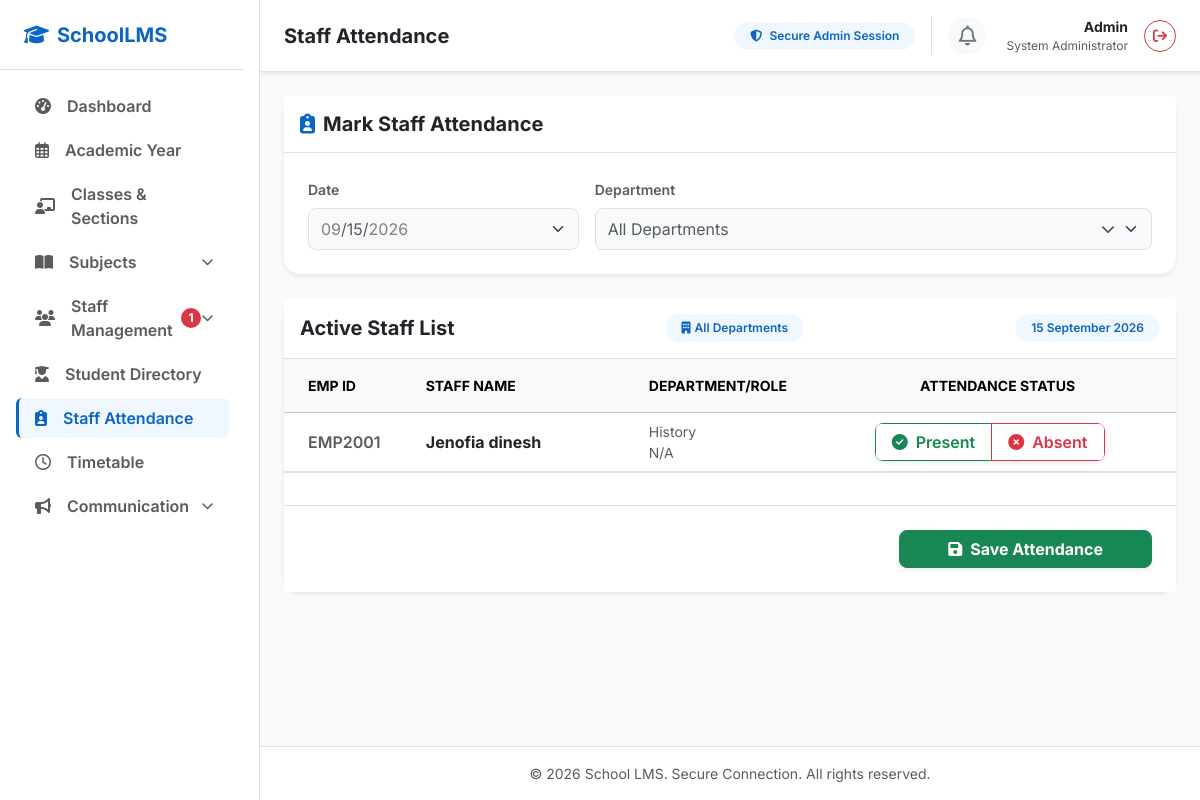
The page /staff-attendance (signed in) on the database its author committed.
### app.py (models this page shows, shortened)
class Staff(db.Model):
    __tablename__ = 'staff'
    staff_id = db.Column(db.Integer, primary_key=True)
    employee_id = db.Column(db.String(50), unique=True, nullable=False)
    first_name = db.Column(db.String(100), nullable=False)
    last_name = db.Column(db.String(100), nullable=True)
    gender = db.Column(db.String(20), nullable=False)  # Male, Female, Other
    date_of_birth = db.Column(db.Date, nullable=False)
    mobile = db.Column(db.String(20), nullable=False)
    email = db.Column(db.String(100), nullable=False)
    address = db.Column(db.Text, nullable=False)
    teacher_category = db.Column(db.String(50), nullable=True)  # TGT, PGT, PRT, Non-Teaching
    photo = db.Column(db.String(255), nullable=True)
    department_id = db.Column(db.Integer, db.ForeignKey('departments.id'), nullable=False)
    role_id = db.Column(db.Integer, db.ForeignKey('roles.id'), nullable=True)
    designation = db.Column(db.String(100), nullable=False)
    qualifications = db.relationship('StaffQualification', backref='staff', cascade='all, delete-orphan', lazy=True)
    experiences = db.relationship('StaffExperience', backref='staff', cascade='all, delete-orphan', lazy=True)
    experience_level = db.Column(db.String(50), nullable=True)  # Fresher, Experienced
    experience_type = db.Column(db.String(50), nullable=True)   # Industry Experience, Teaching Experience
    experience_years = db.Column(db.Integer, nullable=True)
    previous_work_details = db.Column(db.Text, nullable=True)
    basic_salary = db.Column(db.Numeric(10, 2), nullable=True)
    aadhar_number = db.Column(db.String(20), nullable=True)
    aadhar_document = db.Column(db.String(255), nullable=True)
    account_holder_name = db.Column(db.String(100), nullable=True)
    bank_name = db.Column(db.String(100), nullable=True)
    account_number = db.Column(db.String(50), nullable=True)
    ifsc_code = db.Column(db.String(20), nullable=True)
    bank_document = db.Column(db.String(255), nullable=True)
    joining_date = db.Column(db.Date, nullable=False)
    employment_type = db.Column(db.String(50), nullable=False)  # Permanent, Contract
    status = db.Column(db.String(50), nullable=False, default='Active')  # Active, Inactive, Terminated, Resigned
    date_of_termination = db.Column(db.Date, nullable=True)
    termination_reason = db.Column(db.Text, nullable=True)
    relieving_date = db.Column(db.Date, nullable=True)
    username = db.Column(db.String(100), unique=True, nullable=False)
    password_hash = db.Column(db.String(255), nullable=False)
    last_login = db.Column(db.DateTime, nullable=True)
    created_at = db.Column(db.DateTime, default=datetime.utcnow, nullable=False)
    updated_at = db.Column(db.DateTime, default=datetime.utcnow, onupdate=datetime.utcnow, nullable=False)

class Department(db.Model):
    __tablename__ = 'departments'
    id = db.Column(db.Integer, primary_key=True)
    name = db.Column(db.String(100), unique=True, nullable=False)
    short_form = db.Column(db.String(20), nullable=True)
    staff_members = db.relationship('Staff', backref='department', lazy=True)

### app.py (the view, shortened to what this page needs)
@app.route('/staff-attendance', methods=['GET', 'POST'])
@app.route('/staff-attendance/submit', methods=['POST'], endpoint='submit_admin_staff_attendance')
def admin_staff_attendance():
    if not _admin_required():
        flash('Access denied. Please log in first.', 'warning')
        return redirect(url_for('login'))
    today = datetime.today().date()
    staff_members = Staff.query.filter_by(status='Active').order_by(Staff.first_name).all()
    records = {record.staff_id: record for record in StaffAttendance.query.filter_by(date=today).all()}
    return render_template('admin/staff_attendance.html', staff_members=staff_members,
                           attendance_map=records, selected_date=today,
                           departments=Department.query.order_by(Department.name).all(),
                           selected_department_id=None, page=1, per_page=10,
                           total_records=len(staff_members), total_pages=1)

### app.py (called while the page is built)
def _admin_required():
    return session.get('admin_logged_in')

### templates/admin/staff_attendance.html (shortened to what this page needs)
{% extends "admin/base.html" %}
{% block header_title %}Staff Attendance{% endblock %}
{% block content %}
<div class="row g-4">
    <div class="col-12">
        <div class="card border-0 shadow-sm rounded-4 bg-white">
            <div class="card-header bg-white border-bottom py-3">
                <h5 class="fw-bold text-dark mb-0">
                    <i class="fa-solid fa-clipboard-user text-blue-primary me-2"></i>Mark Staff Attendance
                </h5>
            </div>
            <div class="card-body p-4">
                <form method="GET" action="{{ url_for('admin_staff_attendance') }}" class="row g-3 align-items-end" id="filter-form">
                    <div class="col-md-4">
                        <label for="attendance_date" class="form-label fw-semibold text-muted small">Date</label>
                        <input type="date" class="form-select rounded-3 py-2 bg-light text-muted" id="attendance_date" name="date" value="{{ selected_date.strftime('%Y-%m-%d') }}" min="{{ selected_date.strftime('%Y-%m-%d') }}" max="{{ selected_date.strftime('%Y-%m-%d') }}" readonly>
                    </div>
                    <div class="col-md-8">
                        <label for="departmentSearch" class="form-label fw-semibold text-muted small">Department</label>
                        <div class="dropdown" id="departmentDropdown">
                            <button type="button" class="form-select rounded-3 py-2 bg-light text-muted text-start d-flex justify-content-between align-items-center" id="departmentToggle" data-bs-toggle="dropdown" data-bs-auto-close="outside" aria-expanded="false">
                                <span id="departmentLabel">{{ departments | selectattr('id', 'equalto', selected_department_id) | map(attribute='name') | first if selected_department_id else 'All Departments' }}</span>
                                <i class="fa-solid fa-chevron-down ms-2 small"></i>
                            </button>
                        </div>
                    </div>
                </form>
            </div>
        </div>
    </div>
    <div class="col-12">
        <div class="card border-0 shadow-sm rounded-4 bg-white">
            <div class="card-header bg-white border-bottom py-3 d-flex align-items-center justify-content-between flex-wrap gap-2">
                <h5 class="fw-bold text-dark mb-0">
                    Active Staff List
                </h5>
                <span class="badge bg-blue-light text-blue-primary px-3 py-2 rounded-pill fw-semibold">
                    <i class="fa-solid fa-building me-1"></i>{{ departments | selectattr('id', 'equalto', selected_department_id) | map(attribute='name') | first if selected_department_id else 'All Departments' }}
                </span>
                <span class="badge bg-blue-light text-blue-primary px-3 py-2 rounded-pill fw-semibold">
                    {{ selected_date.strftime('%d %B %Y') }}
                </span>
            </div>
            {% if staff_members %}
                <form method="POST" action="{{ url_for('submit_admin_staff_attendance') }}" id="attendance-form">
                    <div class="card-body p-0">
                        <div class="table-responsive">
                            <table class="table table-hover align-middle mb-0">
                                <thead class="table-light text-muted fw-bold small text-uppercase">
                                    <tr>
                                        <th class="ps-4 py-3" style="width: 15%;">Emp ID</th>
                                        <th class="py-3" style="width: 25%;">Staff Name</th>
                                        <th class="py-3" style="width: 20%;">Department/Role</th>
                                        <th class="py-3 text-center" style="width: 40%;">Attendance Status</th>
                                    </tr>
                                </thead>
                                <tbody id="attendance-tbody">
                                    {% for staff in staff_members %}
                                        {% set record = attendance_map.get(staff.staff_id) %}
                                        {% set current_status = record.status if record else '' %}
                                        <tr>
                                            <td class="ps-4 fw-semibold text-muted">{{ staff.employee_id }}</td>
                                            <td>
                                                <div class="fw-bold text-dark">{{ staff.first_name }} {{ staff.last_name or '' }}</div>
                                            </td>
                                            <td>
                                                <div class="text-muted small">{{ staff.department.name if staff.department else 'N/A' }}</div>
                                                <div class="text-muted small">{{ staff.role.name if staff.role else 'N/A' }}</div>
                                            </td>
                                            <td class="pe-4 text-center">
                                                <div class="btn-group rounded-3 overflow-hidden shadow-sm" role="group" aria-label="Attendance Status for {{ staff.first_name }}">
                                                    <label class="btn btn-outline-success fw-semibold px-3 py-1.5" for="present_{{ staff.staff_id }}">
                                                        <i class="fa-solid fa-circle-check me-1"></i> Present
                                                    </label>
                                                    <label class="btn btn-outline-danger fw-semibold px-3 py-1.5" for="absent_{{ staff.staff_id }}">
                                                        <i class="fa-solid fa-circle-xmark me-1"></i> Absent
                                                    </label>
                                                </div>
                                            </td>
                                        </tr>
                                    {% endfor %}
                                </tbody>
                            </table>
                        </div>
                    </div>
                    <div class="card-footer bg-white border-top p-3 d-flex flex-column flex-md-row align-items-md-center justify-content-between gap-2" id="pagination-area">
                    </div>
                    <div class="card-footer bg-white border-top p-4 text-end">
                        <button type="submit" class="btn btn-success px-5 py-2.5 fw-bold rounded-3 shadow-sm">
                            <i class="fa-solid fa-floppy-disk me-2"></i>Save Attendance
                        </button>
                    </div>
                </form>
            {% else %}
                <div class="card-body p-5 text-center text-muted">
                    <i class="fa-solid fa-users-slash fa-3x mb-3 opacity-50"></i>
                    <h5>No Staff Found</h5>
                    <p class="small text-muted mb-0">No active staff members found in the system.</p>
                </div>
            {% endif %}
        </div>
    </div>
    </div>
{% endblock %}

### static/css/style.css (style rules this page uses)
:root { --blue-primary: #0a66c2; --blue-hover: #004182; --blue-dark: #002244; --blue-light: #f0f7fe; --blue-accent: #3b82f6; --bg-light: #f8fafc; --text-dark: #1e293b; --text-muted: #64748b; --success-light: #d1fae5; --success-text: #065f46; --warning-light: #fef3c7; --warning-text: #92400e; --info-light: #e0f2fe; --info-text: #0369a1; }
body { font-family: 'Inter', sans-serif; color: var(--text-dark); background-color: var(--bg-light) !important; }
.text-blue-primary { color: var(--blue-primary) !important; }
.bg-blue-light { background-color: var(--blue-light) !important; }

### rows shown on the page
Staff: employee_id "EMP2001", first_name "Jenofia", last_name "dinesh", department "History", role "N/A"

### other values the page prints
{{ unassigned_staff_count }} "1"
{{ admin_username or 'Admin' }} "Admin"
